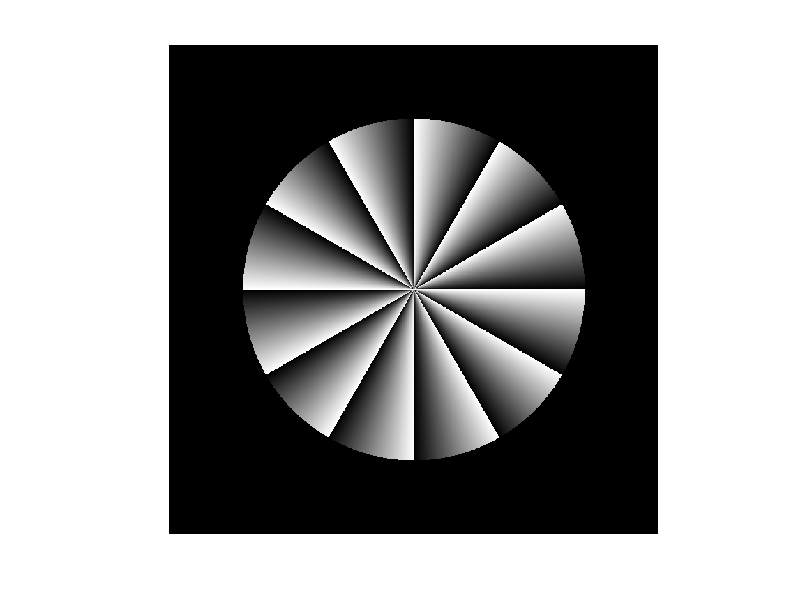

The MATLAB script that drew this image:
%% Chapter 6 Exercises
%% Craated by Lindsay DeVries on 2/14/2018

%%% 6.1 %%%

n = 101; % size of the nxn image of a Gaussian 
[X,Y] = meshgrid(linspace(-1,1,n)); 
X(30:40, 10:90)=.1; 
X(60:70, 10:90)=.8; 

imagesc(X); 
axis off 
colormap(gray(256)) 
% saveas(gcf,'Illusion_ColorConstancy_1.jpg');

%%% 6.2 %%%

FLIP=1;

% create mesh
n = 701;

% size of the nxn image of a Gaussian
nseg=6;

% number of segments'
radius=.7;

% radius of the aperture
[X,Y] = meshgrid(linspace(-1,1,n));

% create segment pattern
theta = atan2(Y,X)./pi;
theta=mod(theta*nseg, 1);

if FLIP
    theta=max(theta(:))-theta; % TO FLIP THE DIRECTION
else
end

% create aperture
radiusimage = sqrt(X.^2+Y.^2);

aperture=NaN(size(radiusimage));
aperture(radiusimage>radius)=0;
aperture(radiusimage<=radius)=1;

illusion=theta.*aperture;

imagesc(illusion);
axis square
axis off
colormap(gray(256))
% saveas(gcf,'peripheraldrift1.jpg');